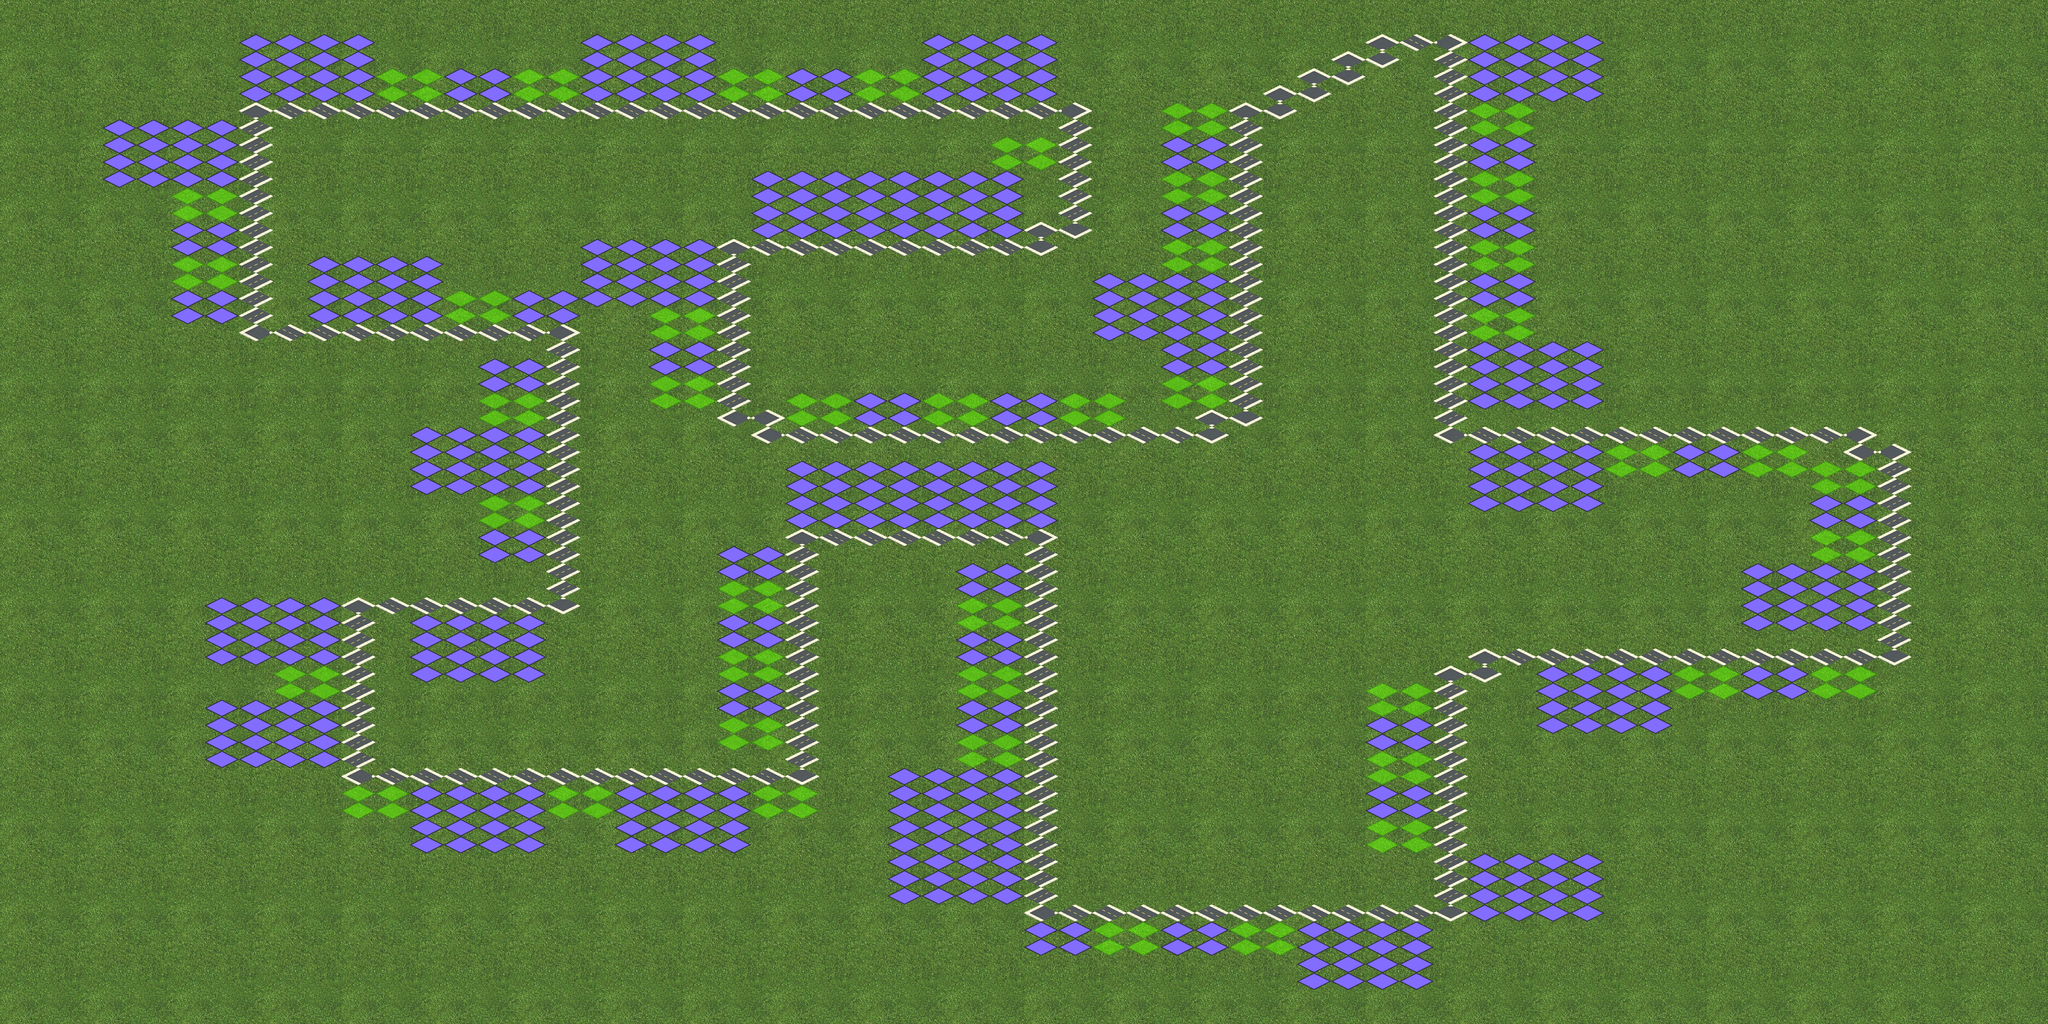

Below is a game level as drawn by its tile map, then a one-line description and the .tmx that defines it (tile-layer data replaced by summaries):
An orthogonal 60x60 tile map with 100x50 px tiles, 3 tile layers (grass, road, house), 8 tilesets.

<map version="1.2" tiledversion="1.3.4" orientation="orthogonal" renderorder="left-up" width="60" height="60" tilewidth="100" tileheight="50" infinite="0" nextlayerid="8" nextobjectid="1">
 <tileset firstgid="1" source="image.tsx" />
 <tileset firstgid="556" source="grass.tsx" />
 <tileset firstgid="756" source="road1.tsx" />
 <tileset firstgid="757" source="road4.tsx" />
 <tileset firstgid="758" source="road5.tsx" />
 <tileset firstgid="759" source="road6.tsx" />
 <tileset firstgid="760" source="road2.tsx" />
 <tileset firstgid="761" source="road3.tsx" />
 <objectgroup id="7" name="index" />
 <layer id="2" name="grass" width="60" height="60" locked="1">
  <data>[3600 cells, 3600 non-empty, 190 distinct tile ids]</data>
 </layer>
 <layer id="3" name="road" width="60" height="60">
  <data>[3600 cells, 296 non-empty, 6 distinct tile ids]</data>
 </layer>
 <layer id="6" name="house" width="60" height="60">
  <data>[3600 cells, 708 non-empty, 2 distinct tile ids]</data>
 </layer>
</map>
